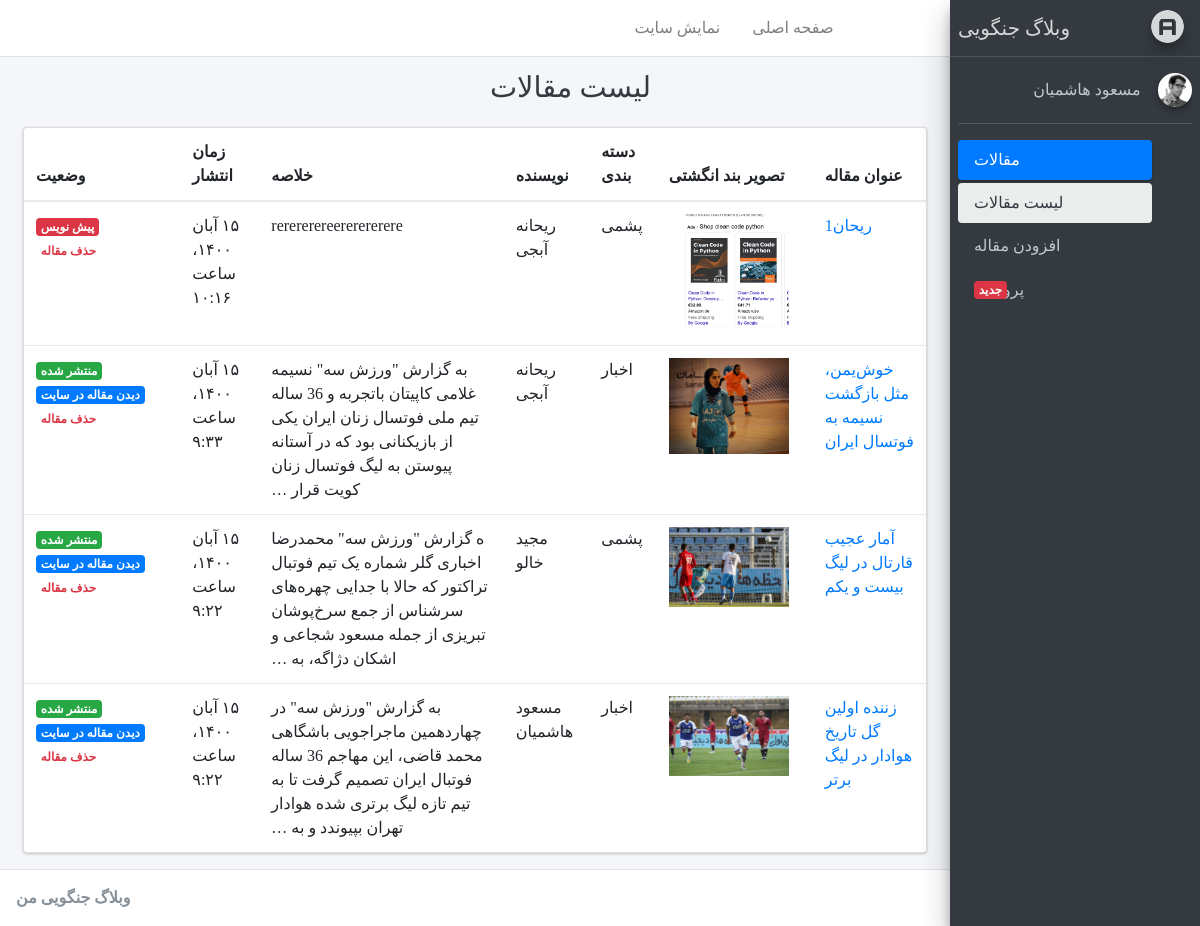
Page /account/ (signed in) on the earlier database version.
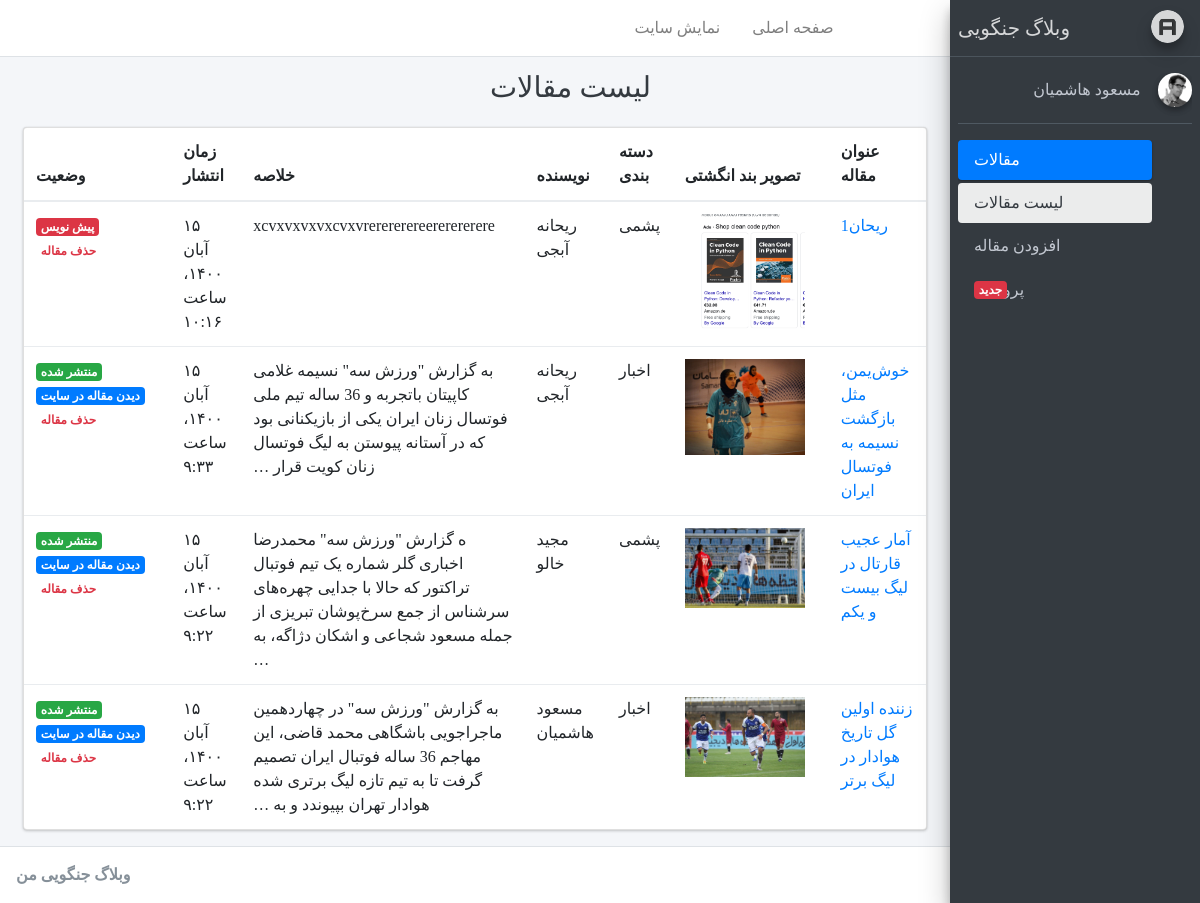
Same page on the later database version.
### blog/models.py (models this page shows, shortened)
class Article(models.Model):
    STATUS_CHOICES = (
        ('d','پیش نویس'),
        ('p','منتشر شده')
    )
    author = models.ForeignKey(User, null=True, on_delete=models.SET_NULL,related_name='articles',verbose_name='نویسنده')
    title = models.CharField(max_length=200,verbose_name = "عنوان مقاله")
    slug = models.SlugField(max_length=100,unique=True,verbose_name = "آدرس مقاله")
    category = models.ManyToManyField(Category,verbose_name='دسته‌بندی',related_name="articles")
    description = models.TextField(verbose_name = "محتوا")
    thumbnail = models.ImageField(upload_to="images",verbose_name = "تصویر")
    publish = models.DateTimeField(default=timezone.now,verbose_name = "زمان انتشار")
    created = models.DateTimeField(auto_now_add=True)
    updated = models.DateTimeField(auto_now=True)
    status = models.CharField(max_length=1,choices=STATUS_CHOICES,verbose_name = "وضعیت")
    class Meta:
        verbose_name = "مقاله"
        verbose_name_plural = "مقالات"
        ordering = ['-publish']
    def jpublish(self):
        return jalali_converter(self.publish)
    jpublish.short_description = "زمان انتشار"
    def thumbnail_tag(self):
        return format_html("<img width=100 height=70 style='border-radius: 5px;' src='{}'>".format(self.thumbnail.url))
    thumbnail_tag.short_description = "عکس"
    def category_to_str(self):
        return "، ".join([category.title for category in self.category.active()])
    category_to_str.short_description = "دسته‌بندی"
    objects = ArticleManager()

class Category(models.Model):
    parent = models.ForeignKey('self',default=None,null=True,blank=True,on_delete=models.SET_NULL,related_name='children',verbose_name="زیر دسته")
    title = models.CharField(max_length=200,verbose_name = "عنوان دسته‌بندی")
    slug = models.SlugField(max_length=100,unique=True,verbose_name = "آدرس دسته‌بندی")
    status = models.BooleanField(default=True,verbose_name="آیا نمایش داده شود؟")
    position = models.IntegerField(verbose_name="پوزیشن")
    class Meta:
        verbose_name = "دسته‌بندی"
        verbose_name_plural = "دسته‌بندی‌ها"
        ordering = ['parent__id','position']
    objects = CategoryManager()

### account/models.py (models this page shows)
class User(AbstractUser):
    is_author = models.BooleanField(default=False,verbose_name="وضعیت نویسنده")
    special_user = models.DateTimeField(default=timezone.now , verbose_name="کاربر ویژه تا")
    def is_special_user(self):
        if self.special_user > timezone.now():
            return True
        else:
            return False
    is_special_user.boolean = True
    is_special_user.short_description = 'وضعیت کاربر ویژه'

### account/views.py (the view)
# urls.py: path('',ArticleList.as_view(),name="home"),
class ArticleList(LoginRequiredMixin,ListView):
    template_name = "registration/home.html"
    def get_queryset(self):
        if self.request.user.is_superuser:
            return Article.objects.all()
        else:
            return Article.objects.filter(author = self.request.user)

### blog/models.py (called while the page is built)
    def active(self):
        return self.filter(status=True)

### blog/templatetags/blog_tags.py (called while the page is built)
@register.inclusion_tag("registration/partials/link.html")
def link(request,link_name,content):
    return {
        "request" : request,
        "link_name" : link_name,
        "link" : "account:{}".format(link_name),
        "content" : content ,
    }

### extensions/jalali.py (called while the page is built)
    def persian_tuple(self):
        return self.persian_year, self.persian_month, self.persian_day

### extensions/utils.py (called while the page is built)
def persian_number_converter(mystr):
    numbers = {
        "1": "۱",
        "2": "۲",
        "3": "۳",
        "4": "۴",
        "5": "۵",
        "6": "۶",
        "7": "۷",
        "8": "۸",
        "9": "۹",
        "0": "۰",
    }
    for e,p in numbers.items():
        mystr = mystr.replace(e,p)
    return mystr

### templates/registration/home.html
{% extends 'registration/base.html' %}
{% block title %}{% block title-meta %}
    لیست مقالات
{% endblock %}{% endblock %}
{% block main %}
 <div class="row">
  {% if object_list %}
    <div class="col-12">
      <div class="card">
        <div class="card-body table-responsive p-0">
          <table class="table table-hover">
            <thead>
              <tr>
                <th>عنوان مقاله</th>
                <th>تصویر بند انگشتی</th>
                <th>دسته بندی</th>
                <th>نویسنده</th>
                <th>خلاصه</th>
                <th>زمان انتشار</th>
                <th>وضعیت</th>
              </tr>
            </thead>
            <tbody>
              {% for article in object_list %}
                <tr>
                    <td>
                      {% if article.status == 'd' or user.is_superuser %}
                        <a href="{% url 'account:article-update' article.pk %}">{{article.title}}</a>
                      {% else %}
                        {{article.title}}
                      {% endif %}
                    </td>
                    <td><img src="{{article.thumbnail.url}}" width="120"></td>
                    <td>{{article.category_to_str}}</td>
                    <td>{{article.author.get_full_name}}</td>
                    <td>{{article.description|striptags|truncatewords:30}}</td>
                    <td>{{article.jpublish}}</td>
                    <td>
                        {% if article.status == 'p' %}
                        <span class="badge badge-success">منتشر شده</span>
                        <a target="_blank" class="badge badge-primary" href="{% url 'blog:detail' article.slug %}">دیدن مقاله در سایت</a>
                        {% else %}
                        <span class="badge badge-danger">پیش نویس</span>
                        {% endif %}
                        {% if user.is_superuser %}
                          <a class="badge text-danger" href="{% url 'account:article-delete' article.pk %}">حذف مقاله</a>
                        {% endif %}
                    </td>
                </tr>
              {% endfor %}
            </tbody>
          </table>
        </div>
      </div>
    </div>
  {% else %}
    <h3>محتوایی برای نمایش وجود ندارد</h3>
  {% endif %}
 </div>
{% endblock %}

Differences in the rows shown:
changed Article "ریحان1": description "rerererereererererere" → "xcvxvxvxvxcvxvrerererereererererere"
